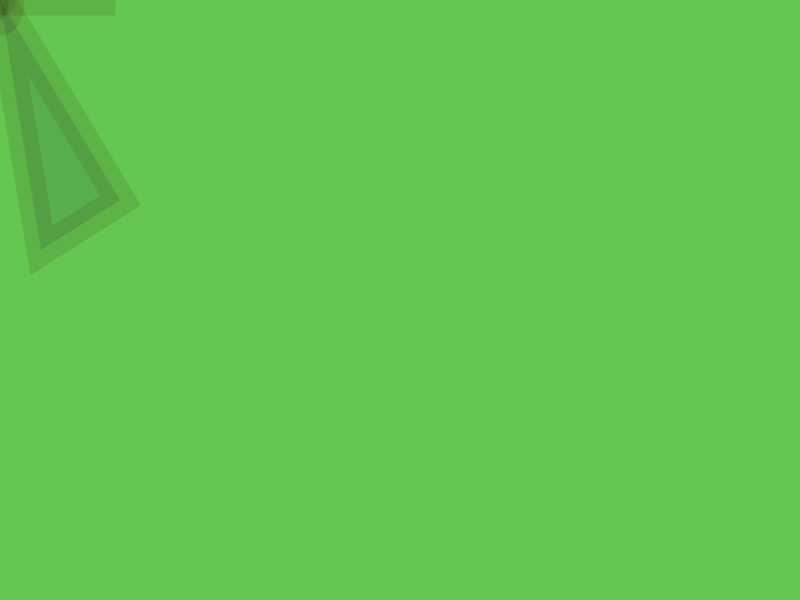
Frame 1 (no input)
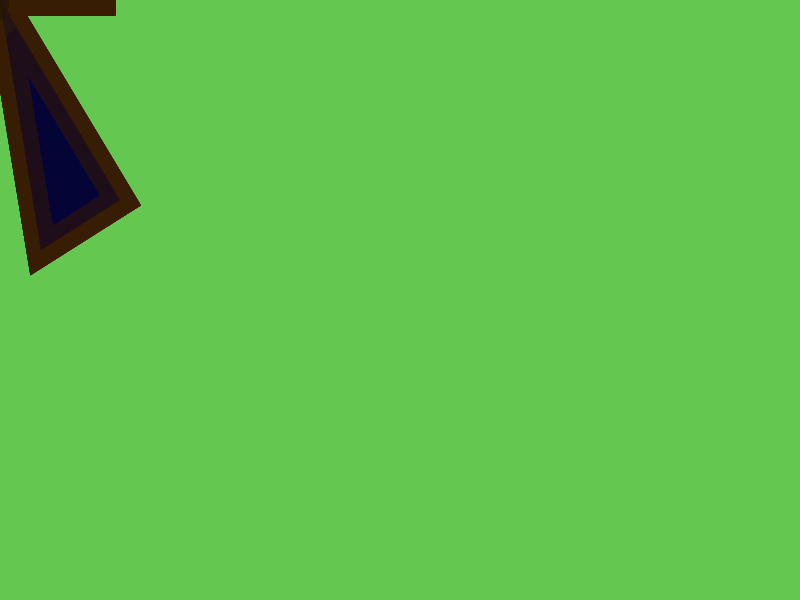
Frame 60 (the mouse pressed at the canvas centre just before this capture)
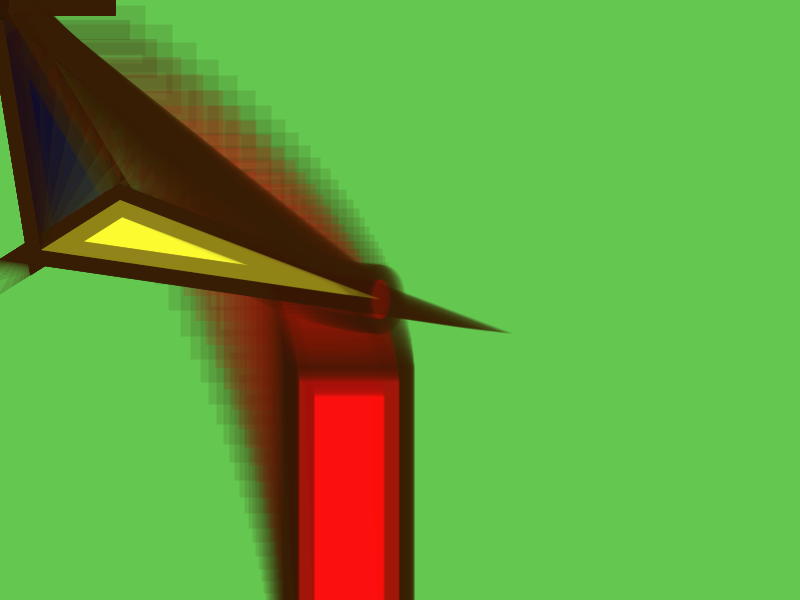
Frame 120 (the mouse held since frame 60 and released just before this capture)

The Processing sketch that drew these frames (run headless with seeded random() and noise(); from frame 60 on, the mouse is pressed at the canvas centre):

// Processing sketch: processing_5423
// ── processing_5423.pde

float x,y,vx,vy;

void setup(){
size(800,600);
background(100,200,80);
 
} 

void draw(){

strokeWeight(30);

stroke(51,23,3,30);

fill(y+x,10,12); 
vx=(mouseX- x)/20;
vy =(mouseY -y)/10;
x=x+ vx;
y = y +vy;
//rect(x,y,5*vx,5*vy;
line(x,y,5*vx,5*vy);
fill(y+x,10,12,30); 
ellipse(x,y,18,40);
fill(y+x,10,12,40);
rect(y,x,100,x);
fill(x,y,50,30);
triangle(x,y,120,200,41,250);
}
